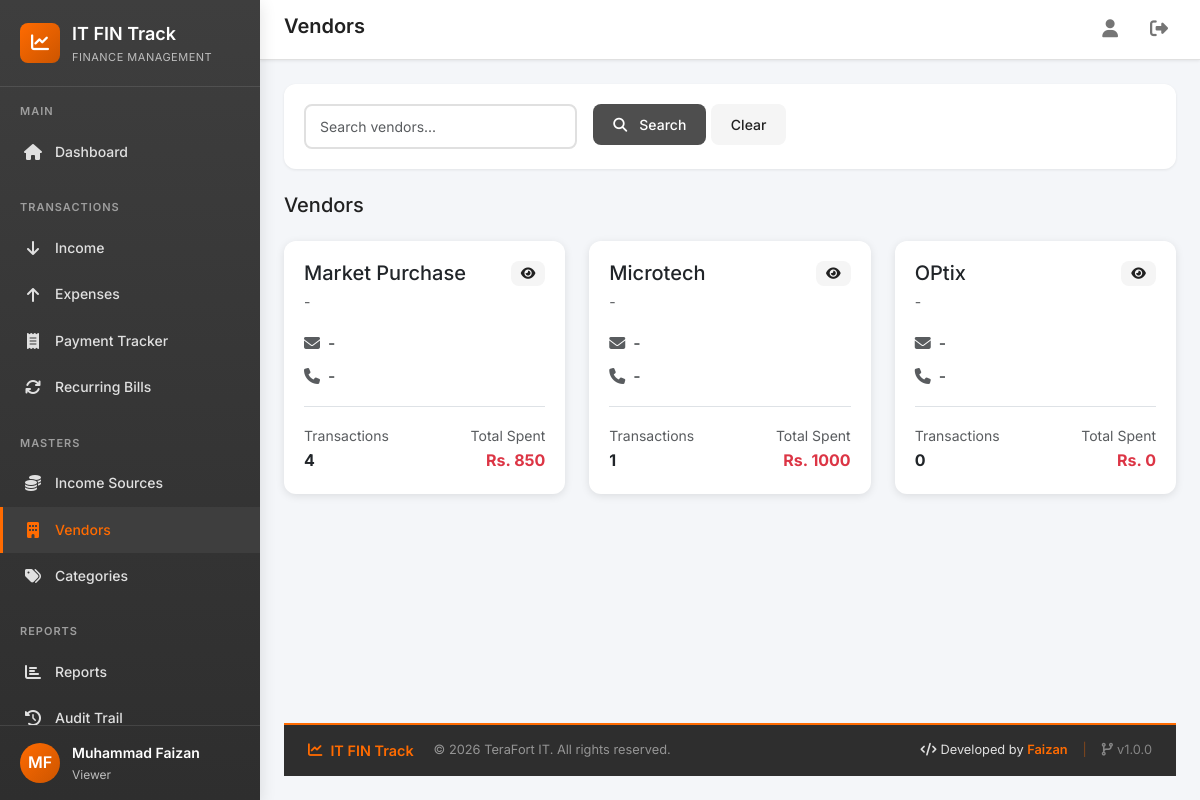
Page /vendors/ (signed in) on the committed database.
### core/models/user.py (models this page shows, shortened)
class User(AbstractUser):
    class Role(models.TextChoices):
        ADMIN = 'admin', 'Administrator'
        EXECUTIVE = 'executive', 'IT Executive'
        ACCOUNTANT = 'accountant', 'Accountant'
        MANAGER = 'manager', 'Manager'
        VIEWER = 'viewer', 'Viewer'
    role = models.CharField(
        max_length=20,
        choices=Role.choices,
        default=Role.VIEWER,
        help_text='User role determines access permissions'
    )
    department = models.CharField(
        max_length=100,
        blank=True,
        default='IT',
        help_text='Department the user belongs to'
    )
    phone = models.CharField(
        max_length=20,
        blank=True,
        help_text='Contact phone number'
    )
    is_soft_deleted = models.BooleanField(
        default=False,
        help_text='Soft delete flag - never lose data'
    )
    created_at = models.DateTimeField(auto_now_add=True)
    updated_at = models.DateTimeField(auto_now=True)
    class Meta:
        verbose_name = 'User'
        verbose_name_plural = 'Users'
        ordering = ['-created_at']
    @property
    def is_admin(self):
        return self.role == self.Role.ADMIN
    @property
    def can_edit(self):
        return self.role in [self.Role.ADMIN, self.Role.EXECUTIVE, self.Role.ACCOUNTANT]

### core/models/vendor.py (models this page shows, shortened)
class Vendor(models.Model):
    name = models.CharField(
        max_length=200,
        help_text='Vendor/Company name'
    )
    contact_person = models.CharField(
        max_length=100,
        blank=True,
        help_text='Primary contact person'
    )
    email = models.EmailField(
        blank=True,
        help_text='Contact email'
    )
    phone = models.CharField(
        max_length=20,
        blank=True,
        help_text='Contact phone number'
    )
    address = models.TextField(
        blank=True,
        help_text='Vendor address'
    )
    gst_number = models.CharField(
        max_length=50,
        blank=True,
        help_text='GST/Tax registration number'
    )
    bank_details = models.TextField(
        blank=True,
        help_text='Bank account details for payments'
    )
    notes = models.TextField(
        blank=True,
        help_text='Additional notes about the vendor'
    )
    is_active = models.BooleanField(
        default=True,
        help_text='Is this vendor currently active?'
    )
    is_soft_deleted = models.BooleanField(
        default=False,
        help_text='Soft delete flag'
    )
    created_at = models.DateTimeField(auto_now_add=True)
    updated_at = models.DateTimeField(auto_now=True)
    class Meta:
        verbose_name = 'Vendor'
        verbose_name_plural = 'Vendors'
        ordering = ['name']

### core/views/vendor.py (the view)
# urls.py: path('vendors/', vendor_views.vendor_list, name='vendor_list'),
@login_required
def vendor_list(request):
    vendors = Vendor.objects.filter(is_soft_deleted=False).annotate(
        total_expense=Sum('expenses__amount', filter=Q(expenses__is_soft_deleted=False, expenses__status='approved'), default=0),
        count_expense=Count('expenses', filter=Q(expenses__is_soft_deleted=False, expenses__status='approved'))
    )
    search = request.GET.get('search', '').strip()
    if search:
        vendors = vendors.filter(
            Q(name__icontains=search) |
            Q(contact_person__icontains=search) |
            Q(email__icontains=search)
        )
    order = request.GET.get('order', 'name')
    vendors = vendors.order_by(order)
    paginator = Paginator(vendors, 20)
    page = request.GET.get('page', 1)
    vendors = paginator.get_page(page)
    return render(request, 'core/vendor/list.html', {
        'vendors': vendors,
        'search': search,
    })

### core/context_processors.py (called while the page is built)
def theme_colors(request):
    return {
        'THEME_COLORS': getattr(settings, 'THEME_COLORS', {}),
    }

### templates/core/vendor/list.html (shortened to what this page needs)
{% extends 'base.html' %}
{% block page_title %}Vendors{% endblock %}
{% block content %}
<div class="fade-in">
    <div class="filter-section">
        <form method="get" class="row g-3">
            <div class="col-md-4">
                <input type="text" class="form-control" name="search" placeholder="Search vendors..." value="{{ search }}">
            </div>
            <div class="col-md-4">
                <button type="submit" class="btn btn-secondary"><i class="fas fa-search me-1"></i>Search</button>
                <a href="{% url 'core:vendor_list' %}" class="btn btn-light">Clear</a>
            </div>
        </form>
    </div>
    <div class="d-flex justify-content-between align-items-center mb-4">
        <h5 class="mb-0">Vendors</h5>
    </div>
    <div class="row g-4">
        {% for vendor in vendors %}
        <div class="col-lg-4 col-md-6">
            <div class="card h-100">
                <div class="card-body">
                    <div class="d-flex justify-content-between align-items-start mb-3">
                        <div>
                            <h5 class="mb-1">{{ vendor.name }}</h5>
                            <small class="text-muted">{{ vendor.contact_person|default:"-" }}</small>
                        </div>
                        <div class="action-buttons">
                            <a href="{% url 'core:vendor_detail' vendor.pk %}" class="btn btn-sm btn-light"><i class="fas fa-eye"></i></a>
                        </div>
                    </div>
                    <div class="mb-2">
                        <i class="fas fa-envelope me-2 text-muted"></i>{{ vendor.email|default:"-" }}
                    </div>
                    <div class="mb-3">
                        <i class="fas fa-phone me-2 text-muted"></i>{{ vendor.phone|default:"-" }}
                    </div>
                    <div class="d-flex justify-content-between border-top pt-3">
                        <div>
                            <small class="text-muted">Transactions</small>
                            <div class="fw-bold">{{ vendor.count_expense }}</div>
                        </div>
                        <div class="text-end">
                            <small class="text-muted">Total Spent</small>
                            <div class="fw-bold text-danger">Rs. {{ vendor.total_expense|floatformat:0 }}</div>
                        </div>
                    </div>
                </div>
            </div>
        </div>
        {% endfor %}
    </div>
</div>
{% endblock %}

### templates/base.html (shortened to what this page needs)
{% load static %}
<!DOCTYPE html>
<html lang="en">
<head>
    <link href="https://cdn.jsdelivr.net/npm/bootstrap@5.3.2/dist/css/bootstrap.min.css" rel="stylesheet">
    <link rel="stylesheet" href="https://cdnjs.cloudflare.com/ajax/libs/font-awesome/6.5.1/css/all.min.css">
    <link rel="stylesheet" href="{% static 'css/style.css' %}">
</head>
<body>
    <div class="app-container">
        <aside class="sidebar" id="sidebar">
            <div class="sidebar-header">
                <div class="sidebar-logo">
                    <i class="fas fa-chart-line"></i>
                </div>
                <div>
                    <div class="sidebar-title">IT FIN Track</div>
                    <div class="sidebar-subtitle">Finance Management</div>
                </div>
            </div>
            <nav class="sidebar-nav">
                <div class="nav-section">
                    <div class="nav-section-title">Main</div>
                    <a href="{% url 'core:dashboard' %}" class="nav-link {% if request.resolver_match.url_name == 'dashboard' %}active{% endif %}">
                        <i class="fas fa-home"></i>
                        <span>Dashboard</span>
                    </a>
                </div>
                <div class="nav-section">
                    <div class="nav-section-title">Transactions</div>
                    <a href="{% url 'core:income_list' %}" class="nav-link {% if 'income' in request.resolver_match.url_name and 'source' not in request.resolver_match.url_name %}active{% endif %}">
                        <i class="fas fa-arrow-down"></i>
                        <span>Income</span>
                    </a>
                    <a href="{% url 'core:expense_list' %}" class="nav-link {% if 'expense' in request.resolver_match.url_name %}active{% endif %}">
                        <i class="fas fa-arrow-up"></i>
                        <span>Expenses</span>
                    </a>
                    <a href="{% url 'core:payment_tracker' %}" class="nav-link {% if 'payment_tracker' in request.resolver_match.url_name %}active{% endif %}">
                        <i class="fas fa-receipt"></i>
                        <span>Payment Tracker</span>
                    </a>
                    <a href="{% url 'core:recurring_bill_list' %}" class="nav-link {% if 'recurring_bill' in request.resolver_match.url_name %}active{% endif %}">
                        <i class="fas fa-sync"></i>
                        <span>Recurring Bills</span>
                    </a>
                </div>
                <div class="nav-section">
                    <div class="nav-section-title">Masters</div>
                    <a href="{% url 'core:income_source_list' %}" class="nav-link {% if 'income_source' in request.resolver_match.url_name %}active{% endif %}">
                        <i class="fas fa-coins"></i>
                        <span>Income Sources</span>
                    </a>
                    <a href="{% url 'core:vendor_list' %}" class="nav-link {% if 'vendor' in request.resolver_match.url_name %}active{% endif %}">
                        <i class="fas fa-building"></i>
                        <span>Vendors</span>
                    </a>
                    <a href="{% url 'core:category_list' %}" class="nav-link {% if 'category' in request.resolver_match.url_name %}active{% endif %}">
                        <i class="fas fa-tags"></i>
                        <span>Categories</span>
                    </a>
                </div>
                <div class="nav-section">
                    <div class="nav-section-title">Reports</div>
                    <a href="{% url 'core:report_dashboard' %}" class="nav-link {% if request.resolver_match.url_name == 'report_dashboard' %}active{% endif %}">
                        <i class="fas fa-chart-bar"></i>
                        <span>Reports</span>
                    </a>
                    <a href="{% url 'core:audit_trail' %}" class="nav-link {% if 'audit' in request.resolver_match.url_name %}active{% endif %}">
                        <i class="fas fa-history"></i>
                        <span>Audit Trail</span>
                    </a>
                </div>
            </nav>
            <div class="sidebar-footer">
                <div class="user-info">
                    <div class="user-avatar">
                        {{ request.user.first_name|slice:":1"|upper }}{{ request.user.last_name|slice:":1"|upper }}
                    </div>
                    <div>
                        <div class="user-name">{{ request.user.get_full_name|default:request.user.username }}</div>
                        <div class="user-role">{{ request.user.get_role_display }}</div>
                    </div>
                </div>
            </div>
        </aside>
        <main class="main-content">
            <header class="top-header">
                <div class="header-left">
                    <h1 class="page-title">{% block page_title %}Dashboard{% endblock %}</h1>
                </div>
                <div class="header-right">
                    <a href="{% url 'core:profile' %}" class="header-btn" title="Profile">
                        <i class="fas fa-user"></i>
                    </a>
                    <a href="{% url 'core:logout' %}" class="header-btn" title="Logout">
                        <i class="fas fa-sign-out-alt"></i>
                    </a>
                </div>
            </header>
            {% block content %}{% endblock %}
            <footer class="app-footer">
                <div class="footer-content">
                    <div class="footer-left">
                        <span class="footer-brand">
                            <i class="fas fa-chart-line me-2"></i>IT FIN Track
                        </span>
                        <span class="footer-copyright">
                            &copy; {% now "Y" %} TeraFort IT. All rights reserved.
                        </span>
                    </div>
                    <div class="footer-right">
                        <span class="footer-developer">
                            <i class="fas fa-code me-1"></i>Developed by <strong>Faizan</strong>
                        </span>
                        <span class="footer-divider">|</span>
                        <span class="footer-version">
                            <i class="fas fa-code-branch me-1"></i>v1.0.0
                        </span>
                    </div>
                </div>
            </footer>
        </main>
    </div>
</body>
</html>

### rows in the picture
User: user.first_name "M", user.last_name "F", user.get_full_name "Muhammad Faizan", user.role "Viewer"
Vendor: name "Market Purchase", contact_person "-", email "-", phone "-", count_expense "4", total_expense "850"
Vendor: name "Microtech", contact_person "-", email "-", phone "-", count_expense "1", total_expense "1000"
Vendor: name "OPtix", contact_person "-", email "-", phone "-", count_expense "0", total_expense "0"
